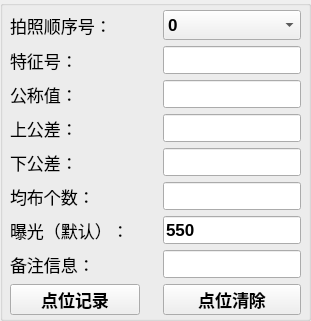
   <widget class="QGroupBox" name="groupBox_5">
    <property name="geometry">
     <rect>
      <x>780</x>
      <y>60</y>
      <width>311</width>
      <height>321</height>
     </rect>
    </property>
    <property name="title">
     <string/>
    </property>
    <widget class="QWidget" name="layoutWidget_5">
     <property name="geometry">
      <rect>
       <x>10</x>
       <y>10</y>
       <width>291</width>
       <height>305</height>
      </rect>
     </property>
     <layout class="QGridLayout" name="gridLayout_7">
      <property name="horizontalSpacing">
       <number>23</number>
      </property>
      <item row="3" column="1">
       <widget class="QLineEdit" name="holeUpperOffset">
        <property name="font">
         <font>
          <pointsize>13</pointsize>
          <weight>75</weight>
          <bold>true</bold>
         </font>
        </property>
        <property name="text">
         <string/>
        </property>
       </widget>
      </item>
      <item row="3" column="0">
       <widget class="QLabel" name="label_34">
        <property name="font">
         <font>
          <pointsize>13</pointsize>
         </font>
        </property>
        <property name="text">
         <string>上公差：</string>
        </property>
       </widget>
      </item>
      <item row="0" column="0">
       <widget class="QLabel" name="label_35">
        <property name="font">
         <font>
          <pointsize>13</pointsize>
         </font>
        </property>
        <property name="text">
         <string>拍照顺序号：</string>
        </property>
       </widget>
      </item>
      <item row="7" column="0">
       <widget class="QLabel" name="label_37">
        <property name="font">
         <font>
          <pointsize>13</pointsize>
         </font>
        </property>
        <property name="text">
         <string>备注信息：</string>
        </property>
       </widget>
      </item>
      <item row="6" column="0">
       <widget class="QLabel" name="label_39">
        <property name="font">
         <font>
          <pointsize>13</pointsize>
         </font>
        </property>
        <property name="text">
         <string>曝光（默认）：</string>
        </property>
       </widget>
      </item>
      <item row="4" column="1">
       <widget class="QLineEdit" name="holeBottomOffset">
        <property name="font">
         <font>
          <pointsize>13</pointsize>
          <weight>75</weight>
          <bold>true</bold>
         </font>
        </property>
        <property name="text">
         <string/>
        </property>
       </widget>
      </item>
      <item row="6" column="1">
       <widget class="QLineEdit" name="holeExposeTime">
        <property name="font">
         <font>
          <pointsize>13</pointsize>
          <weight>75</weight>
          <bold>true</bold>
         </font>
        </property>
        <property name="text">
         <string>550</string>
        </property>
       </widget>
      </item>
      <item row="2" column="1">
       <widget class="QLineEdit" name="holeNominalValue">
        <property name="font">
         <font>
          <pointsize>13</pointsize>
          <weight>75</weight>
          <bold>true</bold>
         </font>
        </property>
        <property name="text">
         <string/>
        </property>
       </widget>
      </item>
      <item row="8" column="1">
       <widget class="QPushButton" name="holePostionClear">
        <property name="minimumSize">
         <size>
          <width>0</width>
          <height>30</height>
         </size>
        </property>
        <property name="font">
         <font>
          <pointsize>13</pointsize>
          <weight>75</weight>
          <bold>true</bold>
         </font>
        </property>
        <property name="text">
         <string>点位清除</string>
        </property>
       </widget>
      </item>
      <item row="8" column="0">
       <widget class="QPushButton" name="holePostionRecord">
        <property name="minimumSize">
         <size>
          <width>130</width>
          <height>30</height>
         </size>
        </property>
        <property name="font">
         <font>
          <pointsize>13</pointsize>
          <weight>75</weight>
          <bold>true</bold>
         </font>
        </property>
        <property name="text">
         <string>点位记录</string>
        </property>
       </widget>
      </item>
      <item row="4" column="0">
       <widget class="QLabel" name="label_41">
        <property name="font">
         <font>
          <pointsize>13</pointsize>
         </font>
        </property>
        <property name="text">
         <string>下公差：</string>
        </property>
       </widget>
      </item>
      <item row="5" column="1">
       <widget class="QLineEdit" name="holeNumber">
        <property name="font">
         <font>
          <pointsize>13</pointsize>
          <weight>75</weight>
          <bold>true</bold>
         </font>
        </property>
        <property name="text">
         <string/>
        </property>
       </widget>
      </item>
      <item row="2" column="0">
       <widget class="QLabel" name="label_40">
        <property name="font">
         <font>
          <pointsize>13</pointsize>
         </font>
        </property>
        <property name="text">
         <string>公称值：</string>
        </property>
       </widget>
      </item>
      <item row="5" column="0">
       <widget class="QLabel" name="label_49">
        <property name="font">
         <font>
          <pointsize>13</pointsize>
         </font>
        </property>
        <property name="text">
         <string>均布个数：</string>
        </property>
       </widget>
      </item>
      <item row="0" column="1">
       <widget class="QComboBox" name="holeSequence">
        <property name="minimumSize">
         <size>
          <width>0</width>
          <height>30</height>
         </size>
        </property>
        <property name="font">
         <font>
          <pointsize>13</pointsize>
          <weight>75</weight>
          <bold>true</bold>
         </font>
        </property>
        <item>
         <property name="text">
          <string>0</string>
         </property>
        </item>
        <item>
         <property name="text">
          <string>1</string>
         </property>
        </item>
        <item>
         <property name="text">
          <string>2</string>
         </property>
        </item>
        <item>
         <property name="text">
          <string>3</string>
         </property>
        </item>
        <item>
         <property name="text">
          <string>4</string>
         </property>
        </item>
        <item>
         <property name="text">
          <string>5</string>
         </property>
        </item>
        <item>
         <property name="text">
          <string>6</string>
         </property>
        </item>
        <item>
         <property name="text">
          <string>7</string>
         </property>
        </item>
        <item>
         <property name="text">
          <string>8</string>
         </property>
        </item>
        <item>
         <property name="text">
          <string>9</string>
         </property>
        </item>
        <item>
         <property name="text">
          <string>10</string>
         </property>
        </item>
        <item>
         <property name="text">
          <string>11</string>
         </property>
        </item>
        <item>
         <property name="text">
          <string>12</string>
         </property>
        </item>
        <item>
         <property name="text">
          <string>13</string>
         </property>
        </item>
        <item>
         <property name="text">
          <string>14</string>
         </property>
        </item>
        <item>
         <property name="text">
          <string>15</string>
         </property>
        </item>
        <item>
         <property name="text">
          <string>16</string>
         </property>
        </item>
        <item>
         <property name="text">
          <string>17</string>
         </property>
        </item>
        <item>
         <property name="text">
          <string>18</string>
         </property>
        </item>
        <item>
         <property name="text">
          <string>19</string>
         </property>
        </item>
        <item>
         <property name="text">
          <string>20</string>
         </property>
        </item>
        <item>
         <property name="text">
          <string>21</string>
         </property>
        </item>
        <item>
         <property name="text">
          <string>22</string>
         </property>
        </item>
        <item>
         <property name="text">
          <string>23</string>
         </property>
        </item>
        <item>
         <property name="text">
          <string>24</string>
         </property>
        </item>
        <item>
         <property name="text">
          <string>25</string>
         </property>
        </item>
        <item>
         <property name="text">
          <string>26</string>
         </property>
        </item>
        <item>
         <property name="text">
          <string>27</string>
         </property>
        </item>
        <item>
         <property name="text">
          <string>28</string>
         </property>
        </item>
        <item>
         <property name="text">
          <string>29</string>
         </property>
        </item>
       </widget>
      </item>
      <item row="7" column="1">
       <widget class="QLineEdit" name="holePostionNote">
        <property name="font">
         <font>
          <pointsize>13</pointsize>
          <weight>75</weight>
          <bold>true</bold>
         </font>
        </property>
        <property name="text">
         <string/>
        </property>
       </widget>
      </item>
      <item row="1" column="1">
       <widget class="QLineEdit" name="holeFeatureNb">
        <property name="font">
         <font>
          <pointsize>13</pointsize>
          <weight>75</weight>
          <bold>true</bold>
         </font>
        </property>
        <property name="text">
         <string/>
        </property>
       </widget>
      </item>
      <item row="1" column="0">
       <widget class="QLabel" name="label_38">
        <property name="font">
         <font>
          <pointsize>13</pointsize>
         </font>
        </property>
        <property name="text">
         <string>特征号：</string>
        </property>
       </widget>
      </item>
     </layout>
    </widget>
   </widget>
